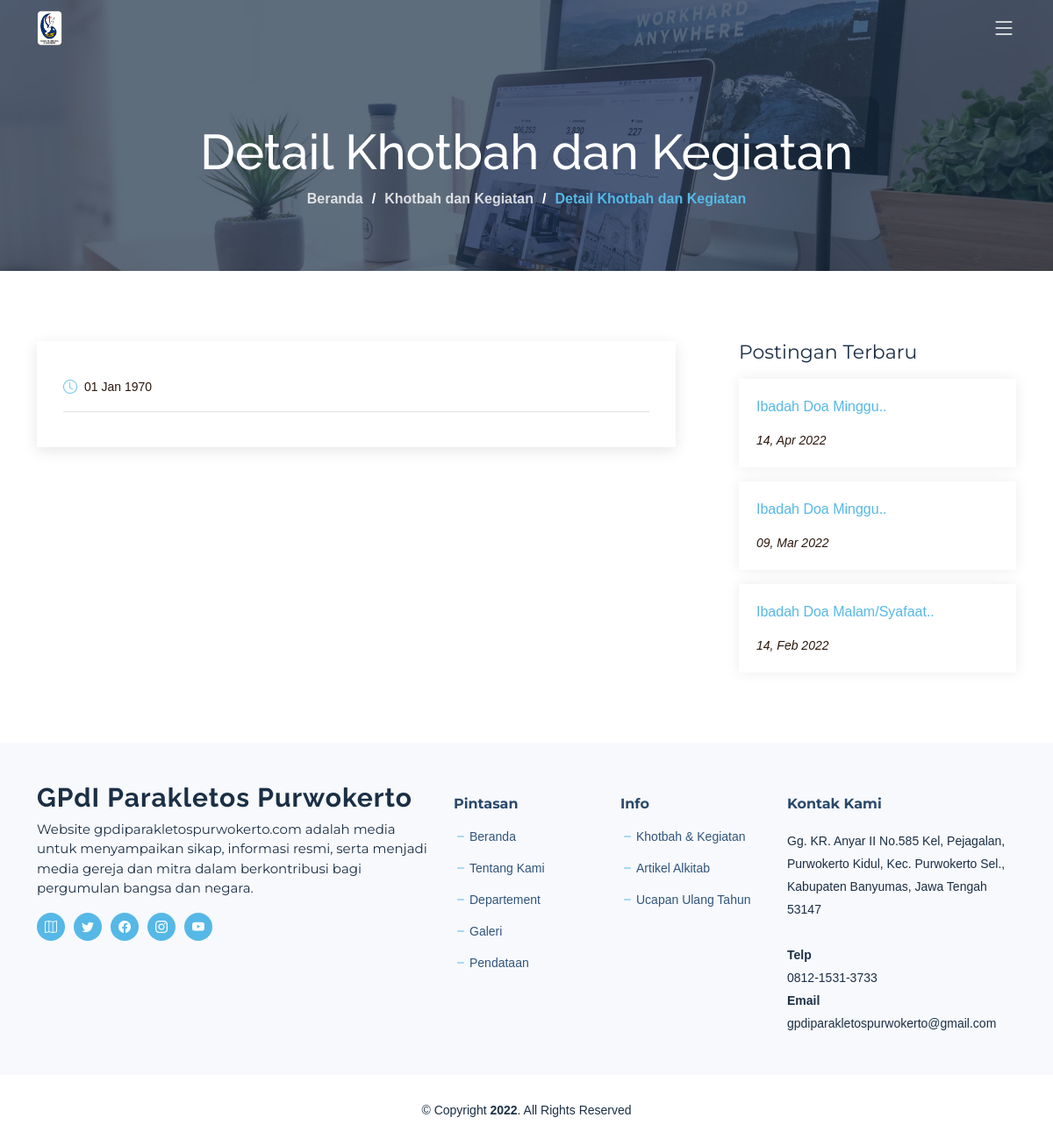
Page /keg_details.php on the committed database.
### tables this page shows
CREATE TABLE `konfigurasi` (
  `id_konfigurasi` int(11) NOT NULL,
  `nama_website` text NOT NULL,
  `favicon_website` text NOT NULL,
  `logo_website` text NOT NULL,
  `alamat_website` text NOT NULL,
  `tentang_website` text NOT NULL,
  `no_wa` text NOT NULL,
  `email_website` text NOT NULL,
  `link_video` longtext NOT NULL,
  `link_twitter` text NOT NULL,
  `link_facebook` text NOT NULL,
  `link_instagram` text NOT NULL,
  `link_youtube` text NOT NULL,
  `link_gmaps` text NOT NULL
);

CREATE TABLE `info_khokeg` (
  `id_khokeg` int(11) NOT NULL,
  `judul_khokeg` longtext NOT NULL,
  `tanggal_khokeg` date NOT NULL DEFAULT current_timestamp(),
  `isi_khokeg` longtext NOT NULL
);

### keg_details.php (the view, shortened to what this page needs)
<?php include 'komponen/header.php';?>
  <main id="main">
    <div class="breadcrumbs d-flex align-items-center" style="background-image: url('assets/img/blog-header.jpg');">
      <div class="container position-relative d-flex flex-column align-items-center">
        <h2>Detail Khotbah dan Kegiatan</h2>
        <ol>
          <li><a href="index.php">Beranda</a></li>
          <li><a href="keg_blog.php">Khotbah dan Kegiatan</a></li>
          <li>Detail Khotbah dan Kegiatan</li>
        </ol>
      </div>
    </div>
    <section id="blog" class="blog">
      <div class="container" data-aos="fade-up">
        <div class="row g-5">
          <div class="col-lg-8" data-aos="fade-up" data-aos-delay="200">
            <article class="blog-details">
              <div class="post-img">
              </div>
              <div class="meta-top">
                <ul>
                  <li class="d-flex align-items-center"><i class="bi bi-clock"></i> <a href="blog-details.php"><time datetime="2020-01-01"><?php echo date('d M Y', strtotime($blog_results['tanggal_khokeg'])) ?></time></a></li>
                </ul>
              </div>
              <div class="meta-bottom">
              </div>
            </article>
          </div>
          <div class="col-lg-4" data-aos="fade-up" data-aos-delay="400">
            <div class="sidebar ps-lg-4">
              <div class="sidebar-item recent-posts">
                <h3 class="sidebar-title">Postingan Terbaru</h3>
                <div class="mt-3">
                <?php
                  $query_khokeg  = "SELECT * FROM info_khokeg ORDER BY id_khokeg DESC LIMIT 5";
                  $res_khokeg = mysqli_query($con,$query_khokeg);
                  while($results_khokeg = mysqli_fetch_assoc($res_khokeg)){
                    $judul_khokeg = $results_khokeg['judul_khokeg'];
                    $d_date_khokeg = date('d, M Y', strtotime($results_khokeg['tanggal_khokeg']));
                ?>
                  <div class="post-item mt-3">
                    <div>
                      <p><a href="keg_details.php?id_khokeg=<?php echo $results_khokeg['id_khokeg']; ?>" target="_blank" title="<?php echo $judul_khokeg; ?>"><?php echo substr($judul_khokeg, 0,35); ?>..</a></p>
                      <time datetime="2020-01-01"><?php echo $d_date_khokeg; ?></time>
                    </div>
                  </div>
                <?php } ?>
                </div>
              </div>
            </div>
          </div>
        </div>
      </div>
    </section>
  </main>
  <?php include 'komponen/footer.php';?>
</body>
</html>

### komponen/header.php (shortened to what this page needs)
<?php
    require 'connect_db.php';
    $query  = "SELECT * FROM konfigurasi WHERE id_konfigurasi=1";
    $result  = mysqli_query($con,$query);
    $results = mysqli_fetch_assoc($result);
?>
<!DOCTYPE html>
<html lang="en">
<head>
  <link href="assets/vendor/bootstrap/css/bootstrap.min.css" rel="stylesheet">
  <link href="assets/vendor/bootstrap-icons/bootstrap-icons.css" rel="stylesheet">
  <link href="assets/vendor/aos/aos.css" rel="stylesheet">
  <link href="assets/vendor/glightbox/css/glightbox.min.css" rel="stylesheet">
  <link href="assets/vendor/swiper/swiper-bundle.min.css" rel="stylesheet">
  <link href="assets/vendor/remixicon/remixicon.css" rel="stylesheet">
  <link href="assets/css/main.css" rel="stylesheet">
  <link href="assets/css/modal.css" rel="stylesheet">
</head>
<body class="page-index">
  <header id="header" class="header d-flex align-items-center fixed-top">
    <div class="container-fluid container-xl d-flex align-items-center justify-content-between">
      <a href="index.php" class="logo d-flex align-items-center">
        <img src="dashboard/data_gambar/<?php echo $results['logo_website']; ?>" alt="">
      </a>
      <i class="mobile-nav-toggle mobile-nav-show bi bi-list"></i>
    </div>
  </header>

### komponen/footer.php (shortened to what this page needs)
<footer id="footer" class="footer">
  <div class="footer-content">
    <div class="container">
      <div class="row gy-4">
        <div class="col-lg-5 col-md-12 footer-info">
          <a href="index.php" class="logo d-flex align-items-center">
            <span><?php echo $results['nama_website']; ?></span>
          </a>
          <p><?php echo $results['tentang_website']; ?></p>
          <div class="social-links d-flex  mt-3">
            <a href="<?php echo $results['link_gmaps']; ?>" class="twitter"><i class="bi bi-map"></i></a>
            <a href="<?php echo $results['link_twitter']; ?>" class="twitter"><i class="bi bi-twitter"></i></a>
            <a href="<?php echo $results['link_facebook']; ?>" class="facebook"><i class="bi bi-facebook"></i></a>
            <a href="<?php echo $results['link_instagram']; ?>" class="instagram"><i class="bi bi-instagram"></i></a>
            <a href="<?php echo $results['link_youtube']; ?>" class="linkedin"><i class="bi bi-youtube"></i></a>
          </div>
        </div>
        <div class="col-lg-2 col-6 footer-links">
          <h4>Pintasan</h4>
          <ul>
            <li><i class="bi bi-dash"></i> <a href="index.php">Beranda</a></li>
            <li><i class="bi bi-dash"></i> <a href="about.php">Tentang Kami</a></li>
            <li><i class="bi bi-dash"></i> <a href="rutemi.php">Departement</a></li>
            <li><i class="bi bi-dash"></i> <a href="galery.php">Galeri</a></li>
            <li><i class="bi bi-dash"></i> <a href="pendataan/">Pendataan</a></li>
          </ul>
        </div>
        <div class="col-lg-2 col-6 footer-links">
          <h4>Info</h4>
          <ul>
            <li><i class="bi bi-dash"></i> <a href="keg_blog.php">Khotbah & Kegiatan</a></li>
            <li><i class="bi bi-dash"></i> <a href="blog.php">Artikel Alkitab</a></li>
            <li><i class="bi bi-dash"></i> <a href="birth-info.php">Ucapan Ulang Tahun</a></li>
          </ul>
        </div>
        <div class="col-lg-3 col-md-12 footer-contact text-center text-md-start">
          <h4>Kontak Kami</h4>
          <p>
          <?php echo $results['alamat_website']; ?><br><br>
            <strong>Telp<br></strong> <?php echo $results['no_wa']; ?><br>
            <strong>Email<br></strong> <?php echo $results['email_website']; ?><br>
          </p>
        </div>
      </div>
    </div>
  </div>
  <div class="footer-legal">
    <div class="container">
      <div class="copyright">
        &copy; Copyright <strong><span>2022</span></strong>. All Rights Reserved
      </div>
    </div>
  </div>
</footer>

### assets/css/modal.css (style rules this page uses)
body { font-family: Arial, Helvetica, sans-serif; }

### rows in the picture
konfigurasi: logo_website (picture), nama_website "GPdI Parakletos Purwokerto", tentang_website "Website gpdiparakletospurwokerto.com adalah media untuk menyampaikan sikap, informasi resmi, serta menjadi media gereja dan mitra dalam berkontribusi bagi pergumulan bangsa dan negara.", alamat_website "Gg. KR. Anyar II No.585 Kel, Pejagalan, Purwokerto Kidul, Kec. Purwokerto Sel., Kabupaten Banyumas, Jawa Tengah 53147", no_wa "0812-1531-3733", email_website "gpdiparakletospurwokerto@gmail.com"
info_khokeg: judul_khokeg "Ibadah Doa Minggu", tanggal_khokeg "14, Apr 2022"
info_khokeg: judul_khokeg "Ibadah Doa Minggu", tanggal_khokeg "09, Mar 2022"
info_khokeg: judul_khokeg "Ibadah Doa Malam/Syafaat", tanggal_khokeg "14, Feb 2022"

### other values in the picture
date('d M Y', strtotime($blog_results['tanggal_khokeg'])) "01 Jan 1970"
